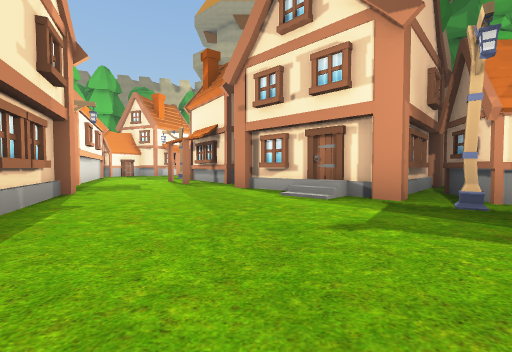
[1] (above)

24 first-person views from a walk through a scene from a Unity 3-D project. The camera is 1.2 m above the floor, tilts 2° down and sees 90° across. The floor is counted in squares, 2.43 m on a side. Each view is taken from the middle of a square. On the plan, view 1 faces up. The plan holds only what a view shows up to about 9 squares ahead; the rest is blank. The place goes on beyond the plan. The player is left out. Some surface patterns are stand-ins.

[2]
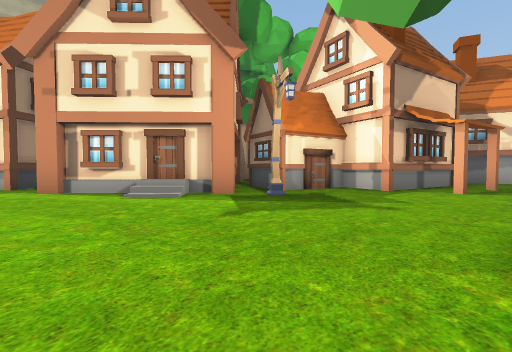

[3]
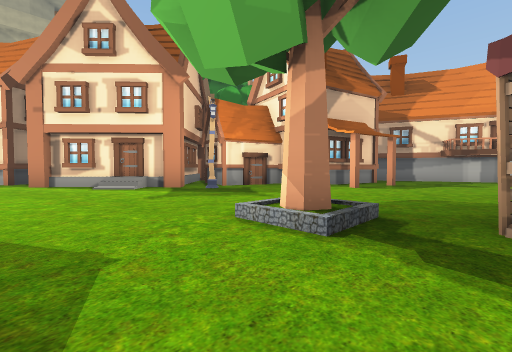

[4]
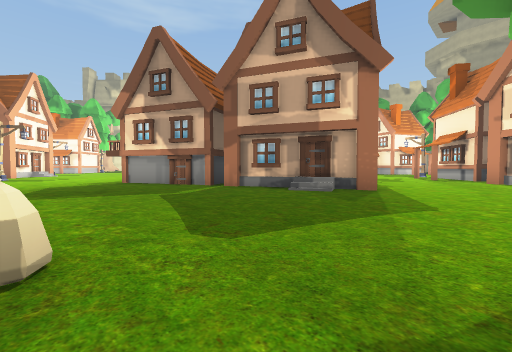

[5]
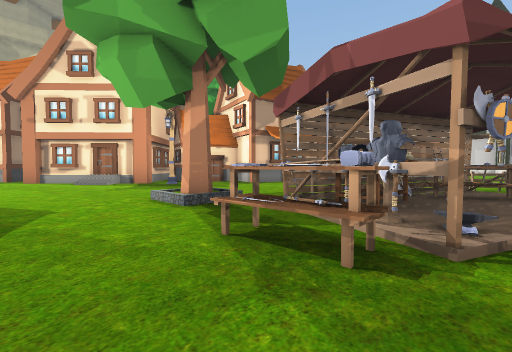

[6]
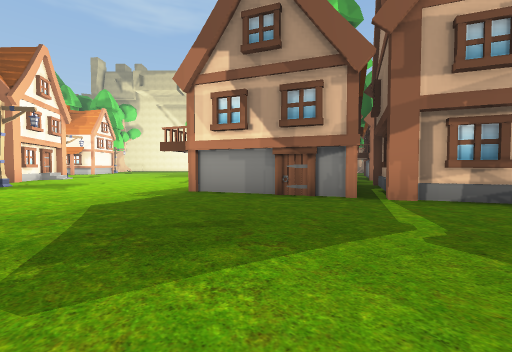

[7]
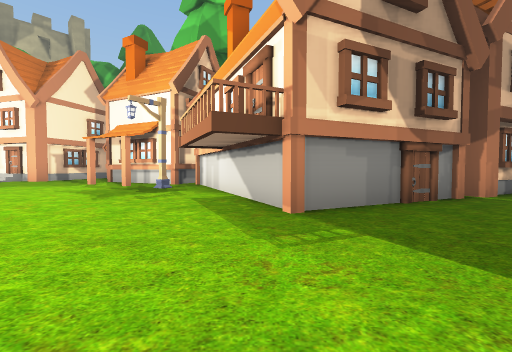

[8]
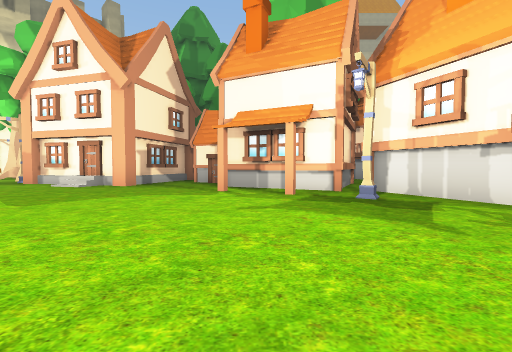

[9]
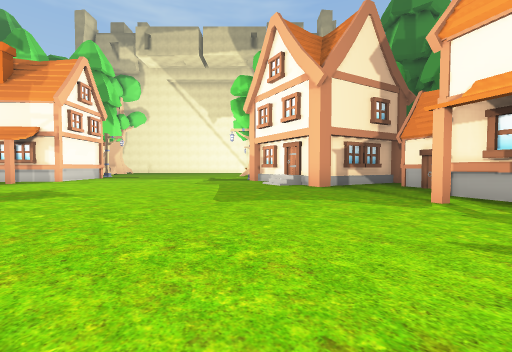

[10]
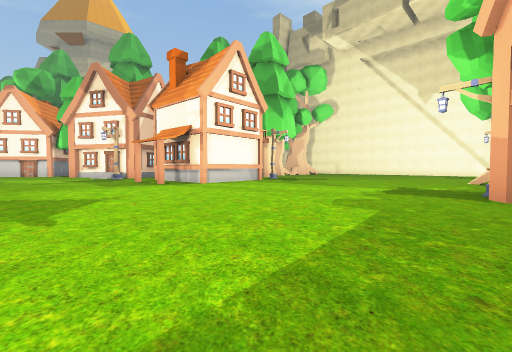

[11]
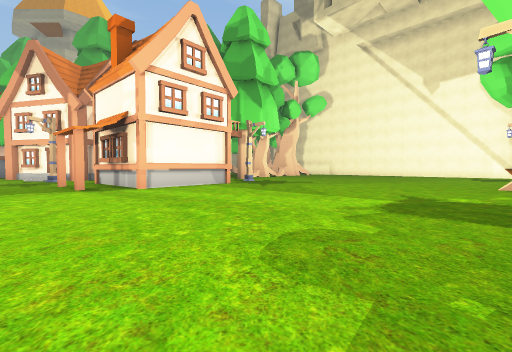

[12]
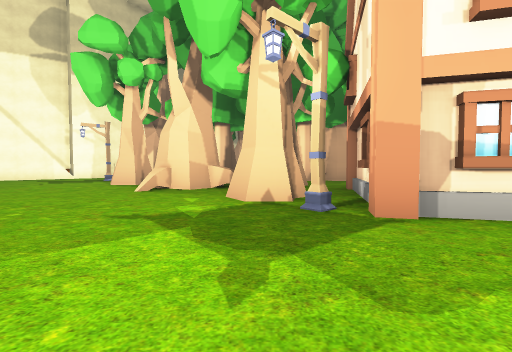

[13]
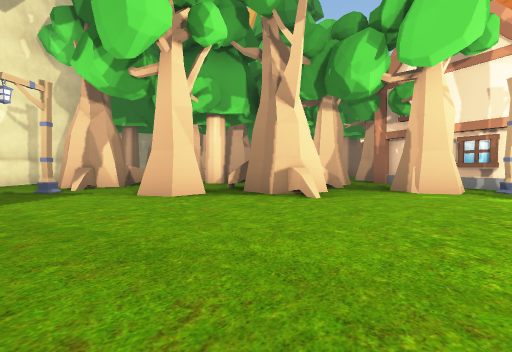

[14]
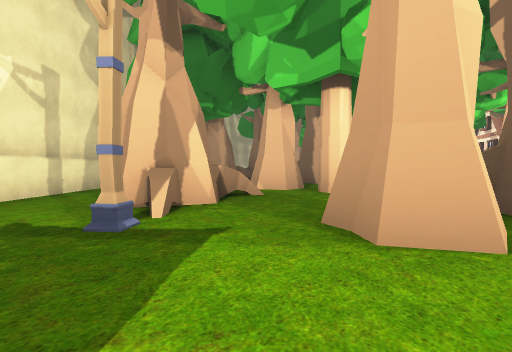

[15]
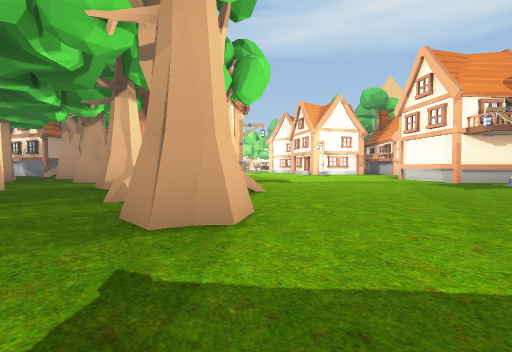

[16]
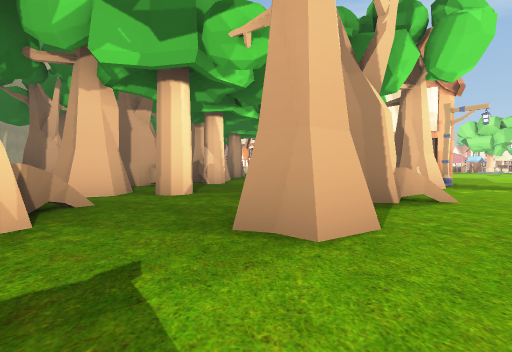

[17]
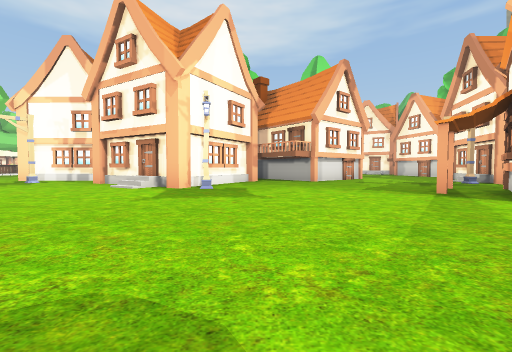

[18]
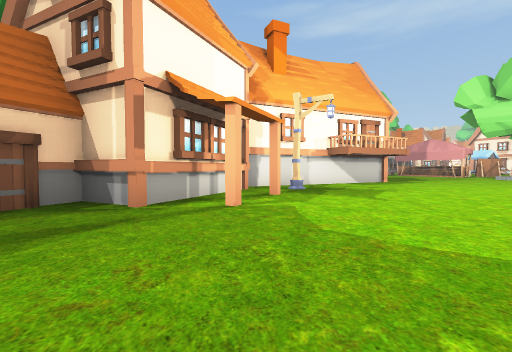

[19]
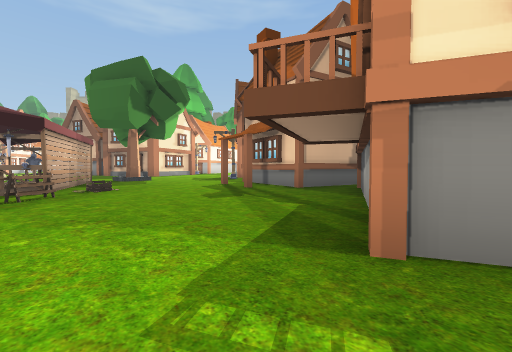

[20]
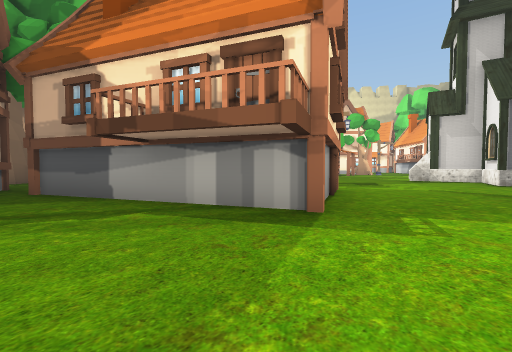

[21]
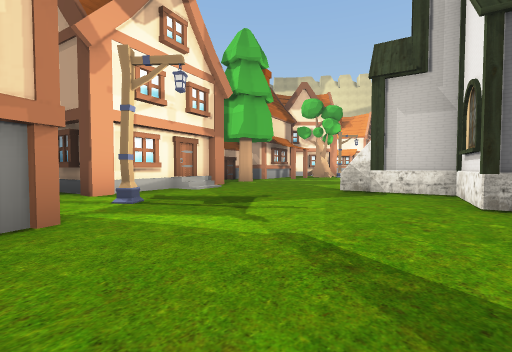

[22]
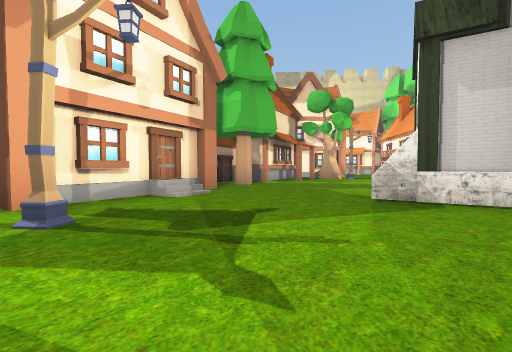

[23]
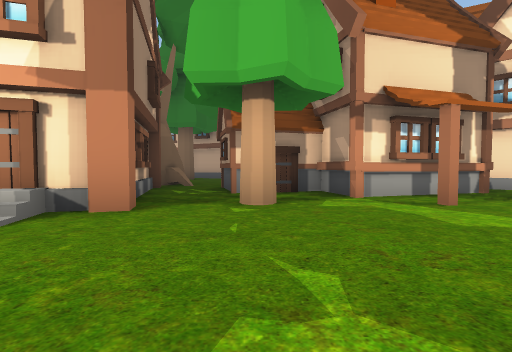

[24]
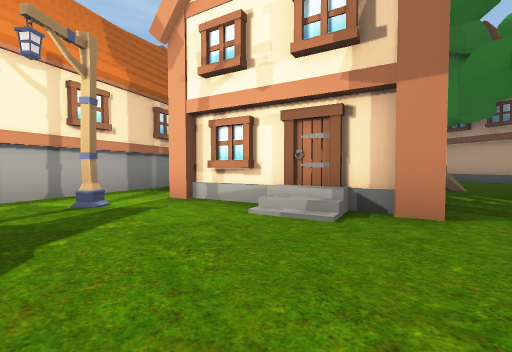

### Floor plan
Key: @ floor where view 1 was taken; # wall or solid block; . floor; / step, stairs or slope; = window, fence, low wall or low ledge; ^ raised ledge; O other object.
Columns run from 27 left of view 1 to 21 right of it. Each row starts with its distance up from view 1.
 18      OOO
 17  ##  ###O
 16 ##     O
 15 #OO    #O
 14 .#O.OO.#O
 13 .O#O.....#O
 12 .O...O..O O.O
 11 ..O.O........
 10 ..OO#O.O..O  O                              OO
  9 ....#OOOO O  OO O    O..OO#                O..
  8 ........O  O    O    O...O#O       O        ..
  7 ......O.O  O.OO       O....     OO #OO      ..O
  6 .......OOOOOOOO        O...OOO O   O      O#O.
  5 .........OO..O###O     .O...OOOO   . O     O..O
  4 ..............O##OO    OO.../OOOO  . O      O.OO#
  3 O...............OOO OO  O.....OO# ##  O  O  O...O
  2 .#..............OOOOOO  OO......###.OOO..OOOO.O..
  1 O##...............OOOOOO/.......O.O.OOOO.O./.....
  0   #O..............OOOO.....@.........OOO.O.......
 -1   #O...............O........O........OOOO.......
 -2  ..O....OO/.................O#........O......##
 -3 .........OO................OOO O..............#
 -4 OO......OOOOO.O..........#..   ^O=..........###

Positions as (right, up) in squares from view 1, and headings:
1: (0, 0), facing up
2: (-1, 0), facing up-right
3: (-1, -2), facing up-right
4: (0, -4), facing up-left
5: (-1, -4), facing up-right
6: (-4, -4), facing up-left
7: (-9, -4), facing up
8: (-13, -2), facing up
9: (-13, -1), facing up-left
10: (-16, 2), facing left
11: (-18, 3), facing left
12: (-21, 3), facing up
13: (-27, 6), facing up-right
14: (-27, 10), facing up-right
15: (-27, 12), facing down-right
16: (-27, 11), facing right
17: (-20, 4), facing down
18: (-17, 3), facing right
19: (11, -4), facing up-left
20: (8, -4), facing up-right
21: (13, -4), facing up-right
22: (14, -3), facing up-right
23: (19, -1), facing up
24: (18, -1), facing up-left
